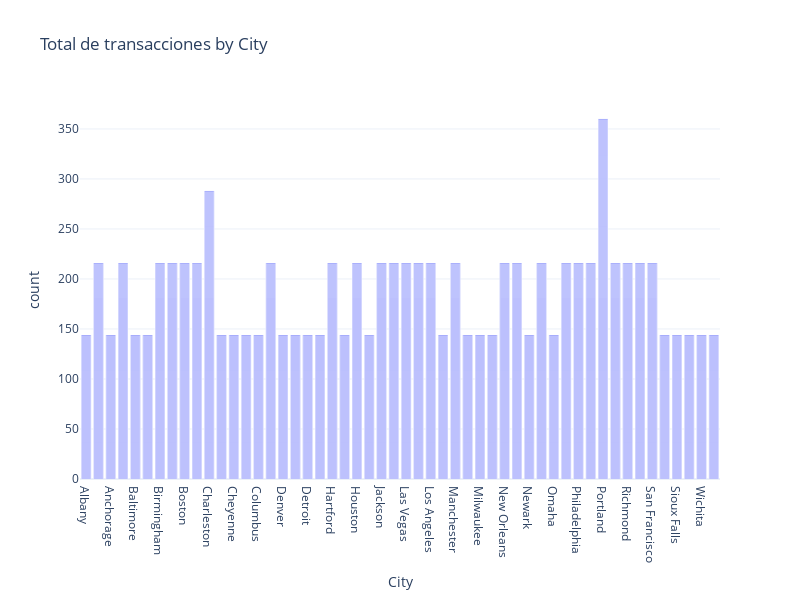

Notebook code cell kept with this figure:
### Code cell
# Ordenar el DataFrame por la columna 'City' en orden alfabético
df_sorted = df.sort_values(by='City')

# Crear la gráfica de barras
fig = px.bar(df_sorted, 
             x='City', 
             title="Total de transacciones by City")

# Personalizar la gráfica
fig.update_layout(
    width=800,  # Ancho de la gráfica
    height=600,  # Alto de la gráfica
    template="plotly_white"  # Estilo de fondo
)

# Mostrar la gráfica
fig.show()

### Figure 1 — Plotly figure (JSON) as saved in the notebook; plotly's stock layout.template omitted (floating-point values rounded to 4 significant figures; data arrays with more than 128 entries replaced by an {"elided": "..."} marker saying what was removed)
{"data": [{"alignmentgroup": "True", "hovertemplate": "City=%{x}<br>count=%{y}<extra></extra>", "legendgroup": "", "marker": {"color": "#636efa", "pattern": {"shape": ""}}, "name": "", "offsetgroup": "", "orientation": "v", "showlegend": false, "textposition": "auto", "type": "bar", "x": {"elided": "9648 str values"}, "xaxis": "x", "y": {"elided": "9648 int values"}, "yaxis": "y"}], "layout": {"barmode": "relative", "height": 600, "legend": {"tracegroupgap": 0}, "title": {"text": "Total de transacciones by City"}, "width": 800, "xaxis": {"anchor": "y", "domain": [0, 1], "title": {"text": "City"}}, "yaxis": {"anchor": "x", "domain": [0, 1], "title": {"text": "count"}}}}
